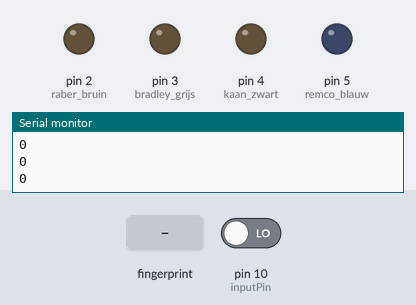
Recording of a sketch running on a simulated Arduino Uno, built with avr-gcc and run on an emulated ATmega328P. On the bench: output pins drawn as LEDs (lit = HIGH), the last lines printed to the serial monitor. Inputs (shaded band) come from the test bench; at power-on: pin 10 (inputPin) LOW.

Above: at 2.2 s.
2.3 s: pin 10 (inputPin) driven HIGH
3.8 s: finger stored as number 1 placed on the sensor
At 4.8 s:
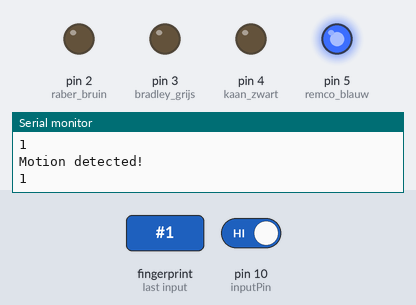
Timing chart, 0 to 8.6 s (numbered marks = the images above; inputs shaded):
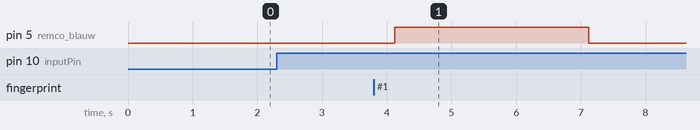

The sketch:

fingerMega.ino
```cpp
#include <Wire.h>
#include <Adafruit_Fingerprint.h>
#include <SoftwareSerial.h>

int inputPin = 10;               // pr sensor
int val = 0;                    // HIGH or LOW
bool pr = false;
long prev;
int randomNumber;


int getFingerprintIDez();

// pin #11 is IN from sensor (GREEN wire)
// pin #12 is OUT from arduino  (WHITE wire)
SoftwareSerial mySerial(11, 12); //11 green 12 white


Adafruit_Fingerprint finger = Adafruit_Fingerprint(&mySerial);

void setup()
{
  pinMode(2, OUTPUT); //raber bruin
  pinMode(3, OUTPUT); //bradley grijs
  pinMode(4, OUTPUT); //kaan zwart
  pinMode(5, OUTPUT); //remco blauw
  //pinMode(6, OUTPUT); //5v voor pr

  pinMode(inputPin, INPUT);     // declare sensor as input


  Serial.begin(9600);
  Serial.println("fingertest");

  // set the data rate for the sensor serial port
  finger.begin(57600);

  if (finger.verifyPassword()) {
    Serial.println("Found fingerprint sensor!");
  }
  else {
    Serial.println("Did not find fingerprint sensor :(");
    while (1);
  }

}

void loop()                     // run over and over again
{
 // digitalWrite(6, HIGH);
  pr = false;
  val = digitalRead(inputPin);
  Serial.println(val);

  if (val == HIGH) {
    Serial.println("Motion detected!");
    pr = true;
  }


  if (pr == true) {
    prev = millis();

    while (true) {
      if ( millis() - prev >= 10000) {
        break;
      }
      else {
        int vinger = getFingerprintIDez();
        if (vinger == -2) {
          delay(2000);
          break;


        }

        if (vinger == 1 || vinger == 2 || vinger == 3 || vinger == 4 || vinger == 5 ) {
           digitalWrite(5, HIGH);
          delay(3000);
          digitalWrite(5, LOW);
          break;
        }

        if (vinger == 8 || vinger == 9 || vinger == 10 || vinger == 11 ) {
          digitalWrite(3, HIGH);
          delay(5000);
          digitalWrite(3, LOW);
          break;
        }

        if (vinger == 14 || vinger == 15 || vinger == 16 || vinger == 17 ) {
         // digitalWrite(6, LOW);
         // delay(500);
          digitalWrite(4, HIGH);
          delay(5000);
          digitalWrite(4, LOW);
          break;
        }

        if (vinger == 228 || vinger == 21 || vinger == 22 || vinger == 23 ) {
          digitalWrite(5, HIGH);
          delay(5000);
          digitalWrite(5, LOW);
          break;
        }
        if (vinger == 6 || vinger == 12 || vinger == 18 || vinger == 24 ) {
          digitalWrite(2, HIGH);
          digitalWrite(3, HIGH);
          digitalWrite(4, HIGH);
          digitalWrite(5, HIGH);
          delay(5000);
          digitalWrite(2, LOW);
          digitalWrite(3, LOW);
          digitalWrite(4, LOW);
          digitalWrite(5, LOW);
          break;
        }

      }
    }
  }
}

// returns -1 if failed, otherwise returns ID #
int getFingerprintIDez() {


  uint8_t p = finger.getImage();
  if (p != FINGERPRINT_OK) return -1;

  p = finger.image2Tz();
  if (p != FINGERPRINT_OK)  return -1;

  p = finger.fingerFastSearch();
  if (p != FINGERPRINT_OK)  return -2;

  Serial.println(finger.fingerID);
  return finger.fingerID;

}
```

Measured:
- after the input at 3.8 s, pin 5 (remco_blauw): LOW → HIGH after 0.33 s, → LOW 3.0 s later
